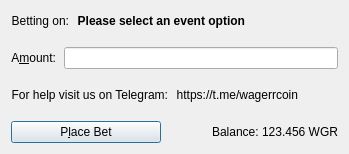
         <widget class="QFrame" name="frame_Send">

          <layout class="QVBoxLayout" name="verticalLayout5">

              <item>
               <layout class="QHBoxLayout" name="horizontalLayoutCoinControl2" stretch="0,0,0,0">
                <property name="spacing">
                 <number>8</number>
                </property>
                <property name="bottomMargin">
                 <number>10</number>
                </property>

                    <item>
                     <widget class="QLabel" name="eventLabel2">
                      <property name="text">
                       <string>Betting on:</string>
                      </property>
                      <property name="alignment">
                       <set>Qt::AlignLeft|Qt::AlignTrailing|Qt::AlignVCenter</set>
                      </property>
                     </widget>
                    </item>

                    <item>
                     <widget class="QLabel" name="eventLabel">
                      <property name="text">
                       <string>Please select an event option</string>
                      </property>
                      <property name="alignment">
                       <set>Qt::AlignLeft|Qt::AlignTrailing|Qt::AlignVCenter</set>
                      </property>
                      <property name="font">
                       <font>
                        <bold>true</bold>
                       </font>
                      </property>
                     </widget>
                    </item>

                    <item>
                     <spacer name="horizontalSpacer">
                      <property name="orientation">
                       <enum>Qt::Horizontal</enum>
                      </property>
                      <property name="sizeHint" stdset="0">
                       <size>
                        <width>40</width>
                        <height>20</height>
                       </size>
                      </property>
                     </spacer>
                    </item>

               </layout>
              </item>

              <item>
               <layout class="QHBoxLayout" name="horizontalLayoutCoinControl3" stretch="0,0,0,0">
                <property name="spacing">
                 <number>8</number>
                </property>
                <property name="bottomMargin">
                 <number>10</number>
                </property>

                    <item>
                     <widget class="QLabel" name="amountLabel">
                      <property name="text">
                       <string>A&amp;mount:</string>
                      </property>
                      <property name="alignment">
                       <set>Qt::AlignRight|Qt::AlignTrailing|Qt::AlignVCenter</set>
                      </property>
                      <property name="buddy">
                       <cstring>payAmount</cstring>
                      </property>
                     </widget>
                    </item>

                    <item>
                     <widget class="BitcoinAmountField" name="payAmount"/>
                    </item>

               </layout>
              </item>

              <item>
               <layout class="QHBoxLayout" name="horizontalLayoutCoinControl4" stretch="0,0,0,0">
                <property name="spacing">
                 <number>8</number>
                </property>
                <property name="bottomMargin">
                 <number>10</number>
                </property>

                    <item>
                     <widget class="QLabel" name="warningLabel2">
                      <property name="text">
                       <string>For help visit us on Telegram:</string>
                      </property>
                      <property name="alignment">
                       <set>Qt::AlignLeft|Qt::AlignTrailing|Qt::AlignVCenter</set>
                      </property>
                     </widget>
                    </item>

                    <item>
                     <widget class="QLabel" name="warningLabel">
                      <property name="text">
                       <string notr="true">https://t.me/wagerrcoin</string>
                      </property>
                      <property name="alignment">
                       <set>Qt::AlignLeft|Qt::AlignTrailing|Qt::AlignVCenter</set>
                      </property>
                      <property name="textInteractionFlags">
                       <set>Qt::LinksAccessibleByMouse|Qt::TextSelectableByMouse</set>
                      </property>
                     </widget>
                    </item>

                    <item>
                     <spacer name="horizontalSpacer2">
                      <property name="orientation">
                       <enum>Qt::Horizontal</enum>
                      </property>
                      <property name="sizeHint" stdset="0">
                       <size>
                        <width>40</width>
                        <height>20</height>
                       </size>
                      </property>
                     </spacer>
                    </item>

               </layout>
              </item>

           <item>
          <layout class="QHBoxLayout" name="horizontalLayout">
           <property name="bottomMargin">
            <number>0</number>
           </property>
           <item>
            <widget class="QPushButton" name="placeBetButton">
             <property name="minimumSize">
              <size>
               <width>150</width>
               <height>0</height>
              </size>
             </property>
             <property name="text">
              <string>P&amp;lace Bet</string>
             </property>
             <property name="icon">
              <iconset resource="../wagerr.qrc">
               <normaloff>:/icons/send</normaloff>:/icons/send</iconset>
             </property>
             <property name="autoDefault">
              <bool>false</bool>
             </property>
             <property name="default">
              <bool>true</bool>
             </property>
            </widget>
           </item>
           <!-- <item>
            <widget class="QPushButton" name="clearButton">
             <property name="sizePolicy">
              <sizepolicy hsizetype="Minimum" vsizetype="Fixed">
               <horstretch>0</horstretch>
               <verstretch>0</verstretch>
              </sizepolicy>
             </property>
             <property name="toolTip">
              <string>Clear all fields of the form.</string>
             </property>
             <property name="text">
              <string>Clear &amp;All</string>
             </property>
             <property name="icon">
              <iconset resource="../wagerr.qrc">
               <normaloff>:/icons/remove</normaloff>:/icons/remove</iconset>
             </property>
             <property name="autoDefault">
              <bool>false</bool>
             </property>
            </widget>
           </item>
           <item>
            <widget class="QPushButton" name="addButton">
             <property name="toolTip">
              <string>Send to multiple recipients at once</string>
             </property>
             <property name="text">
              <string>Add &amp;Recipient</string>
             </property>
             <property name="icon">
              <iconset resource="../wagerr.qrc">
               <normaloff>:/icons/add</normaloff>:/icons/add</iconset>
             </property>
             <property name="autoDefault">
              <bool>false</bool>
             </property>
            </widget>
           </item> -->
           <item>
            <spacer name="horizontalSpacer3">
             <property name="orientation">
              <enum>Qt::Horizontal</enum>
             </property>
             <property name="sizeHint" stdset="0">
              <size>
               <width>40</width>
               <height>20</height>
              </size>
             </property>
            </spacer>
           </item>
           <item>
            <layout class="QHBoxLayout" name="horizontalLayout_2">
             <property name="spacing">
              <number>3</number>
             </property>
             <!-- zwgr <item>
              <widget class="QCheckBox" name="checkzWGR">
               <property name="enabled">
                <bool>false</bool>
               </property>
               <property name="text">
                <string>Anonymized WGR</string>
               </property>
              </widget>
             </item>
             <item>
              <widget class="QCheckBox" name="checkSwiftTX">
               <property name="enabled">
                <bool>true</bool>
               </property>
               <property name="minimumSize">
                <size>
                 <width>85</width>
                 <height>0</height>
                </size>
               </property>
               <property name="text">
                <string>SwiftX</string>
               </property>
              </widget>
             </item> -->
             <item>
              <widget class="QLabel" name="label">
               <property name="text">
                <string>Balance:</string>
               </property>
              </widget>
             </item>
             <item>
              <widget class="QLabel" name="labelBalance">
               <property name="sizePolicy">
                <sizepolicy hsizetype="Preferred" vsizetype="Fixed">
                 <horstretch>0</horstretch>
                 <verstretch>0</verstretch>
                </sizepolicy>
               </property>
               <property name="cursor">
                <cursorShape>IBeamCursor</cursorShape>
               </property>
               <property name="text">
                <string notr="true">123.456 WGR</string>
               </property>
               <property name="textInteractionFlags">
                <set>Qt::LinksAccessibleByMouse|Qt::TextSelectableByKeyboard|Qt::TextSelectableByMouse</set>
               </property>
              </widget>
             </item>
            </layout>
           </item>
          </layout>

           </item>
          </layout>

         </widget>
